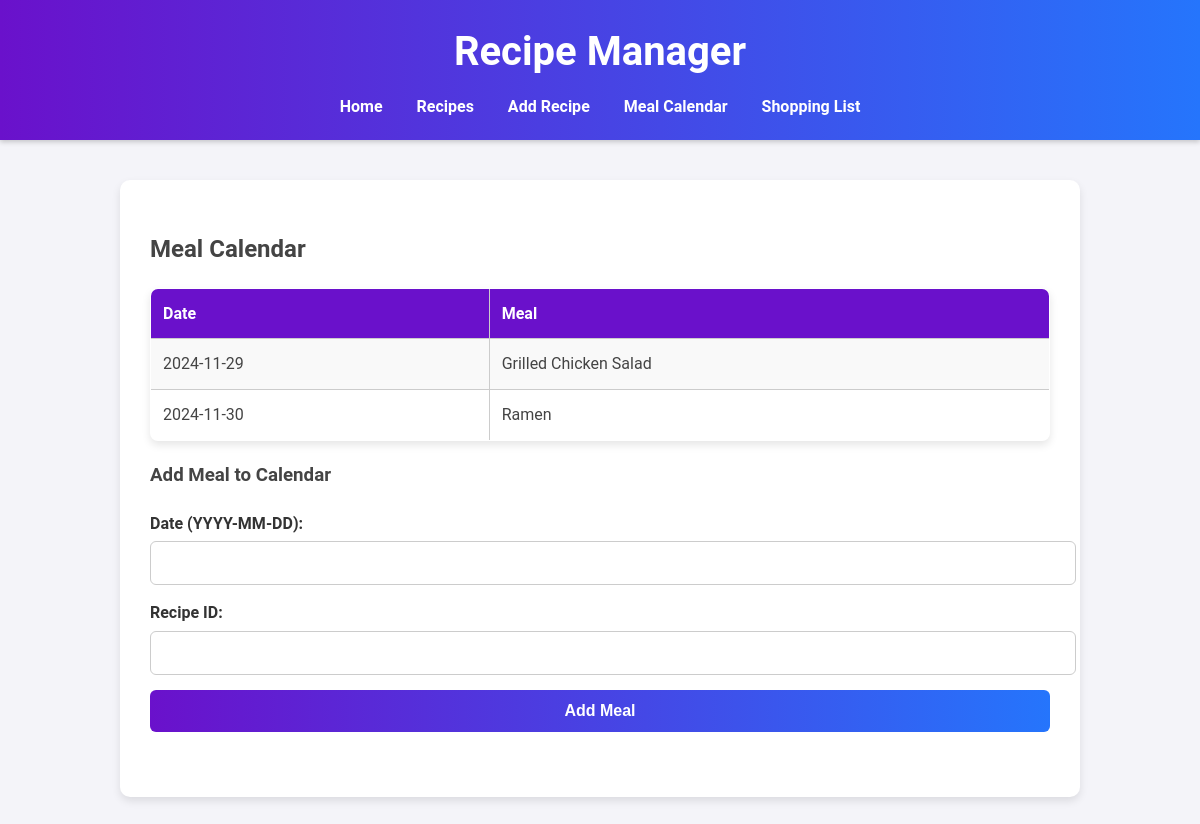
Before: /meal_calendar with the older database file.
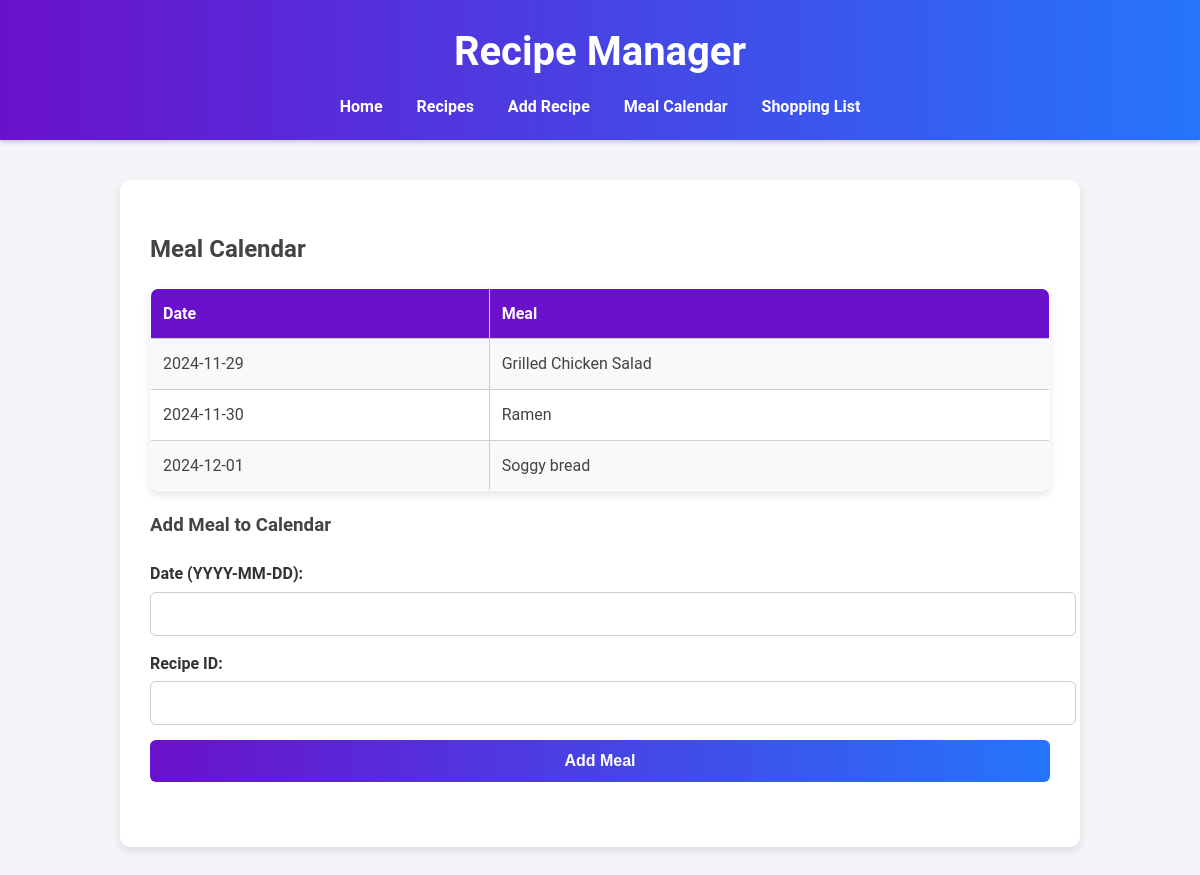
After: the same page with the newer database file.
### app/models.py (models this page shows)
class MealPlan(db.Model):
    id = db.Column(db.Integer, primary_key=True)
    date = db.Column(db.String(10), nullable=False)  # Format: YYYY-MM-DD
    recipe_id = db.Column(db.Integer, db.ForeignKey('recipe.id'), nullable=False)
    recipe = db.relationship('Recipe', backref='meal_plans')

class Recipe(db.Model):
    id = db.Column(db.Integer, primary_key=True)
    name = db.Column(db.String(100), nullable=False)
    ingredients = db.Column(db.Text, nullable=False)  # JSON string for ingredient details
    instructions = db.Column(db.Text, nullable=False)
    category = db.Column(db.String(50))

### app/routes.py (the view)
@main.route('/meal_calendar')
def meal_calendar():
    meals = MealPlan.query.all()
    return render_template('meal_calendar.html', meals=meals)

### app/templates/meal_calendar.html
{% extends "base.html" %}
{% block content %}
<h2>Meal Calendar</h2>
<table border="1">
    <tr>
        <th>Date</th>
        <th>Meal</th>
    </tr>
    {% for meal in meals %}
    <tr>
        <td>{{ meal.date }}</td>
        <td>{{ meal.recipe.name }}</td>
    </tr>
    {% endfor %}
</table>
<h3>Add Meal to Calendar</h3>
<form action="{{ url_for('main.add_meal') }}" method="POST">
    <label for="date">Date (YYYY-MM-DD):</label>
    <input type="text" name="date" required><br>
    <label for="recipe_id">Recipe ID:</label>
    <input type="number" name="recipe_id" required><br>
    <button type="submit">Add Meal</button>
</form>
{% endblock %}

### app/templates/base.html (shortened to what this page needs)
<!DOCTYPE html>
<html lang="en">
<head>
    <link rel="stylesheet" href="{{ url_for('static', filename='styles.css') }}">
</head>
<body>
    <header>
        <h1>Recipe Manager</h1>
        <nav>
            <a href="{{ url_for('main.home') }}">Home</a>
            <a href="{{ url_for('main.list_recipes') }}">Recipes</a>
            <a href="{{ url_for('main.add_recipe') }}">Add Recipe</a>
            <a href="{{ url_for('main.meal_calendar') }}">Meal Calendar</a>
            <a href="{{ url_for('main.shopping_list') }}">Shopping List</a>
        </nav>
    </header>
    <main>
        {% block content %}{% endblock %}
    </main>
</body>
</html>

### app/static/styles.css (style rules this page uses)
body { font-family: 'Roboto', Arial, sans-serif; line-height: 1.6; margin: 0; padding: 0; background-color: #f4f4f9; color: #444; }
header { background: linear-gradient(to right, #6a11cb, #2575fc); color: #fff; padding: 20px 10px; text-align: center; box-shadow: 0 2px 5px rgba(0, 0, 0, 0.2); }
header h1 { margin: 0; font-size: 2.5rem; }
nav { margin-top: 10px; }
nav a { color: #fff; text-decoration: none; margin: 0 15px; font-weight: bold; transition: color 0.3s; }
main { padding: 30px; max-width: 900px; margin: 40px auto; background: #fff; border-radius: 10px; box-shadow: 0 4px 8px rgba(0, 0, 0, 0.1); }
form { margin: 20px 0; }
form label { display: block; margin-bottom: 5px; font-weight: bold; color: #333; }
form input, form textarea, form button { width: 100%; padding: 12px; margin-bottom: 15px; border: 1px solid #ccc; border-radius: 6px; font-size: 16px; }
form button { background: linear-gradient(to right, #6a11cb, #2575fc); color: #fff; cursor: pointer; font-size: 16px; font-weight: bold; border: none; transition: background 0.3s; }
table { width: 100%; border-collapse: collapse; margin: 20px 0; border-radius: 8px; overflow: hidden; box-shadow: 0 4px 8px rgba(0, 0, 0, 0.1); }
table th, table td { border: 1px solid #ccc; padding: 12px; text-align: left; }
table th { background: #6a11cb; color: #fff; font-weight: bold; }
table tr:nth-child(even) { background: #f9f9f9; }

Changed rows visible on the page:
added MealPlan: date "2024-12-01", recipe.name "Soggy bread"
